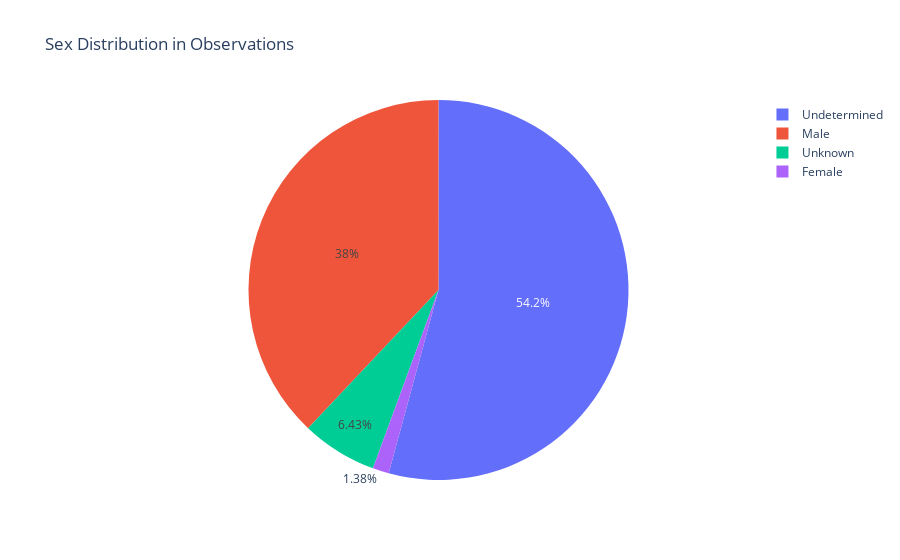

Source (notebook cell):
### Markdown cell above
#### Chart - 3

### Code cell
sex_counts = df['Sex'].value_counts().reset_index()
sex_counts.columns = ['Sex', 'Count']

fig_sex = px.pie(
    sex_counts,
    names='Sex',
    values='Count',
    title='Sex Distribution in Observations'
)
fig_sex.show()

### Figure 1 — Plotly figure (JSON) as saved in the notebook; plotly's stock layout.template omitted (floating-point values rounded to 4 significant figures)
{"data": [{"domain": {"x": [0, 1], "y": [0, 1]}, "hovertemplate": "Sex=%{label}<br>Count=%{value}<extra></extra>", "labels": ["Undetermined", "Male", "Unknown", "Female"], "legendgroup": "", "name": "", "showlegend": true, "type": "pie", "values": [1804, 1263, 214, 46]}], "layout": {"autosize": true, "legend": {"tracegroupgap": 0}, "title": {"text": "Sex Distribution in Observations"}}}
